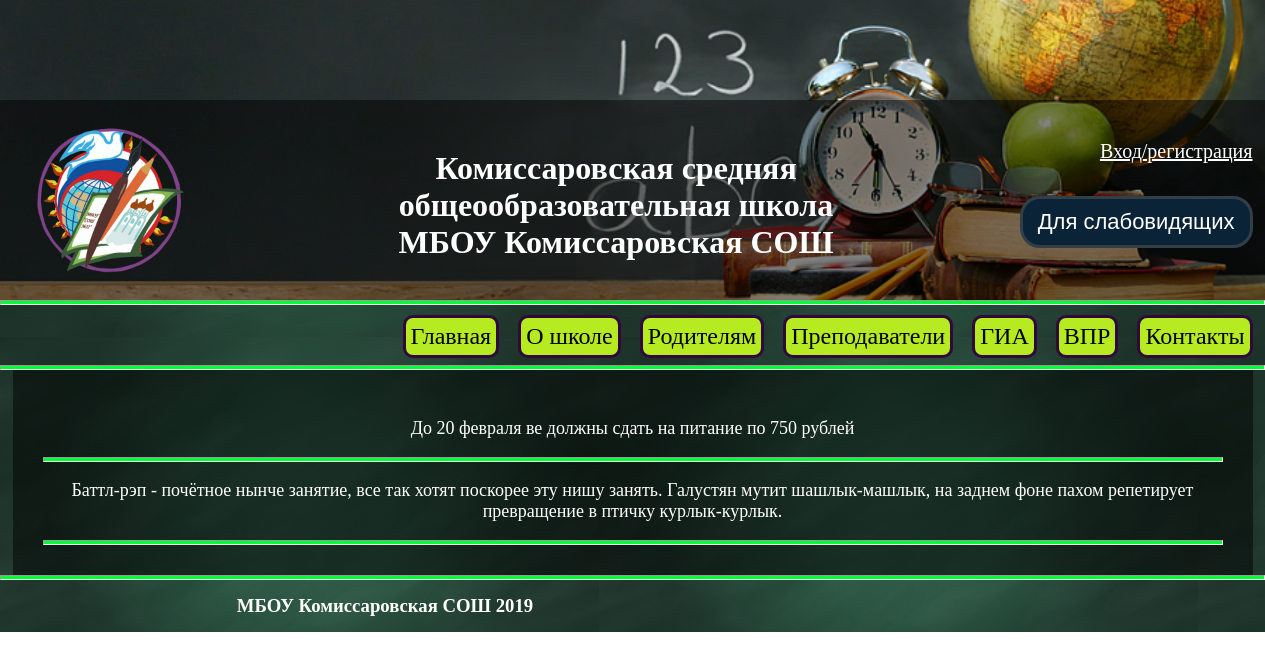
The page /school/ads/index.php on the database as committed earlier.
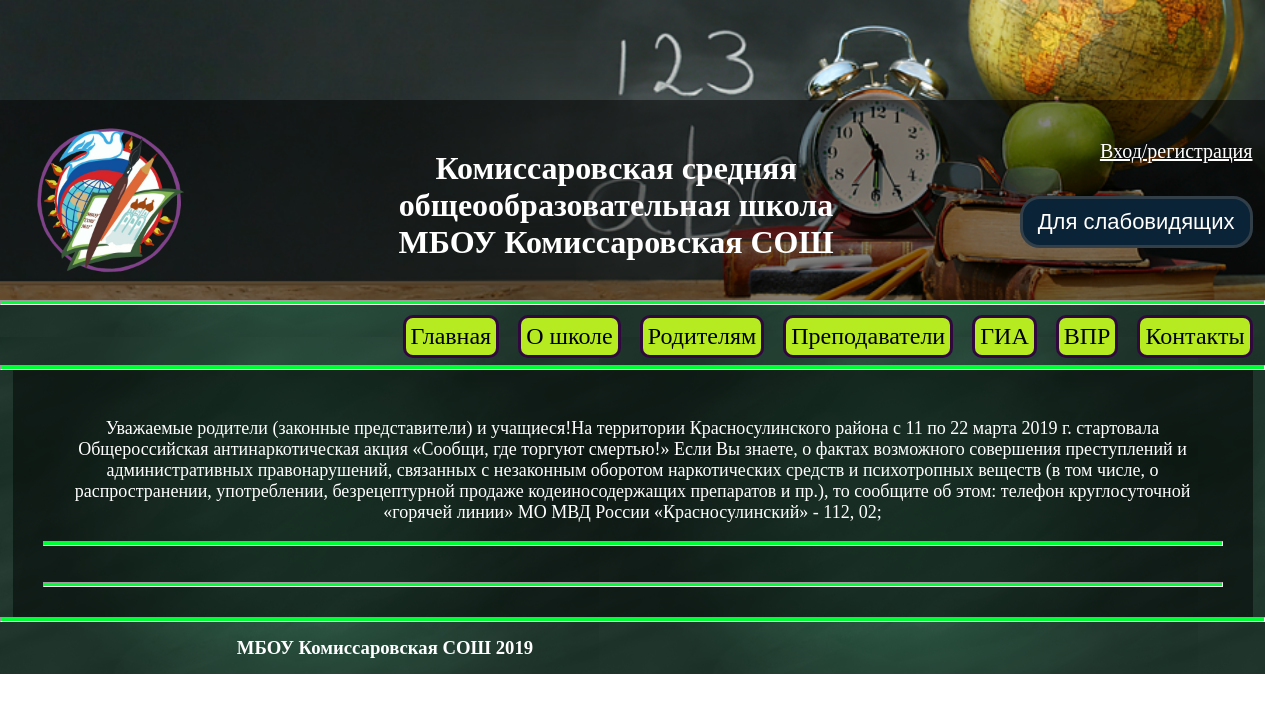
The same page on the database as committed later.
### tables this page shows
CREATE TABLE `ads` (
  `id` int(11) NOT NULL,
  `content` varchar(2000) NOT NULL
);

### school/ads/index.php (the view, shortened to what this page needs)
<?php include("C:\Users\User\Downloads\OSPanel\domains\localhost\school\head.php"); ?>
<?php include("C:\Users\User\Downloads\OSPanel\domains\localhost\school\Top.php"); ?>
<?php include("C:\Users\User\Downloads\OSPanel\domains\localhost\school\db_connect.php"); ?>
    <div class="container">
        <div class="news_content">
        <?php
                $sql_command = mysqli_query($link, "SELECT content FROM ads");
                while ($result = mysqli_fetch_array($sql_command)) {
                    echo '<br><p>' . $result["content"] . '</p><br><hr>';
                }
            ?>
        </div>
    </div>
<?php include("C:\Users\User\Downloads\OSPanel\domains\localhost\school\bottom.php"); ?>

### school/head.php (shortened to what this page needs)
<!DOCTYPE html>
<html>
<head>
    <link rel="stylesheet" type="text/css" href="http://localhost/school/styles/header_style.css" />
    <link rel="stylesheet" type="text/css" href="http://localhost/school/styles/signin_style.css" />
    <link rel="stylesheet" type="text/css" href="http://localhost/school/styles/common_style.css" />
    <link rel="stylesheet" type="text/css" href="http://localhost/school/styles/parents_style.css" />
    <link rel="stylesheet" type="text/css" href="http://localhost/school/styles/emploees_style.css" />
    <link rel="stylesheet" type="text/css" href="http://localhost/school/styles/schedule_style.css" />
    <link rel="stylesheet" type="text/css" href="http://localhost/school/styles/bottom_style.css" />
    <link rel="stylesheet" type="text/css" href="http://localhost/school/styles/info_style.css" />
    <link rel="stylesheet" type="text/css" href="http://localhost/school/styles/action_style.css" />
    <link rel="stylesheet" type="text/css" href="http://localhost/school/styles/life_style.css" />
</head>
<div id="body">
<body>

### school/header.php (shortened to what this page needs)
<header>
        <div class="header_content">
            <div class="container">
                <img src="http://localhost/school/images/logo.png"/>
                <h1>Комиссаровская средняя</br>общеообразовательная школа</br>МБОУ Комиссаровская СОШ</h1>
                <div class="buttons">
                    <?php
                        if ($_COOKIE['login'] != "") {
                            echo '<label>Привет, ' . $_COOKIE["login"] . '</label>';
                            echo '<a href="http://localhost/school/sign_in/function_exit.php">Выйти</a><br>';
                        } else {
                            echo '<a href="http://localhost/school/sign_in/index.php">Вход/регистрация</a></br></br>';
                        }
                    ?>
                    <input type="button" id="view_show" value="Для слабовидящих"/>
                </div>
            </div>
        </div>

### school/Top.php (shortened to what this page needs)
<?php include("header.php"); ?>
<hr>
<div class="menu">
<div class="container">
<ul>
<li><a href="http://localhost/school/index.php">Главная</a></li>
<li><a href="http://localhost/school/sveden/info/index.php">О школе</a></li>
<li><a href="http://localhost/school/sveden/parents/index.php">Родителям</a></li>
<li><a href="http://localhost/school/sveden/employees/index.php">Преподаватели</a></li>
<li><a href="http://localhost/school/sveden/gia/index.php">ГИА</a></li>
<li><a href="http://localhost/school/sveden/vpr/index.php">ВПР</a></li>
<li><a href="http://localhost/school/sveden/common/index.php">Контакты</a></li>
</ul>
</div>
</div>
<hr style="margin-top: -60px;">
</header>

### school/bottom.php
    <hr>
    <div class="bottom">
        <div class="container">
            <h3>МБОУ Комиссаровская СОШ 2019</h3>
        </div>
    </div>
</div>
</body>
</html>

### school/styles/header_style.css (style rules this page uses)
* { margin: 0; padding: 0; }
#body { background-image: url("http://localhost/school/images/aaa.png"); background-attachment: fixed; }
hr { height: 3px; background-color: #15aa33; }
.container { width: 1240px; text-align: center; margin: 0 auto; }
header { background: url("http://localhost/school/images/header_fon.png"); background-size: cover; height: 200px; padding-top: 100px; }
.header_content { height: 200px; background: url("http://localhost/school/images/back.png"); background-size: cover; }
.header_content img { padding-top: 25px; height: 150px; width: 200px; float: left; }
.header_content h1 { color: #ffffff; padding-top: 50px; display: inline-block; }
.buttons { padding-top: 40px; display: inline-block; float: right; }
.header_content .buttons a { float: right; color:#ffffff; font-size: 20px; }
.header_content .buttons input { margin-top: 20px; background-color: #0b2337; border: 3px solid #323f49; border-radius: 20px; color: #ffffff; font-size: 22px; padding: 10px 15px; }
.menu { padding-top: 10px; padding-bottom: 10px; height: 100px; }
.menu ul { float: right; }
.menu ul li { background-color: #b6ea21; list-style-type: none; display: inline-block; margin-left: 15px; font-size: 24px; border-radius: 10px; border: 3px solid #30083e; padding: 5px; }
.menu ul li a { color: #000000; text-decoration: none; }

### school/styles/parents_style.css (style rules this page uses)
a { color: white; }

### school/styles/bottom_style.css (style rules this page uses)
.bottom { padding: 15px; }
.bottom h3 { margin-left: -500px; color: #ffffff; }
hr { height: 3px; background-color: #00ff34; }

### school/styles/action_style.css (style rules this page uses)
.news_content { background: url("http://localhost/school/images/back.png"); background-size: cover; padding: 30px; margin-top: 70px; }
.news_content p { font-size: 18px; color: #ffffff; }

Rows that differ between the two databases and show on the page:
changed ads: content "До 20 февраля ве должны сдать на питание по 750 рублей" → "Уважаемые родители (законные представители) и учащиеся!На территории Красносулинского района с 11 по 22 марта 2019 г. стартовала Общероссийская антинаркотическая акция «Сообщи, где торгуют смертью!» Если Вы знаете, о фактах возможного совершения преступлений и административных правонарушений, связанных с незаконным оборотом наркотических средств и психотропных веществ (в том числе, о распространении, употреблении, безрецептурной продаже кодеиносодержащих препаратов и пр.), то сообщите об этом: телефон круглосуточной «горячей линии» МО МВД России «Красносулинский» - 112, 02;"
changed ads (number 2 of 2 on the later page): content "Баттл-рэп - почётное нынче занятие, все так хотят поскорее эту нишу занять. Галустян мутит шашлык-машлык, на заднем фоне пахом репетирует превращение в птичку курлык-курлык." → (not shown)
